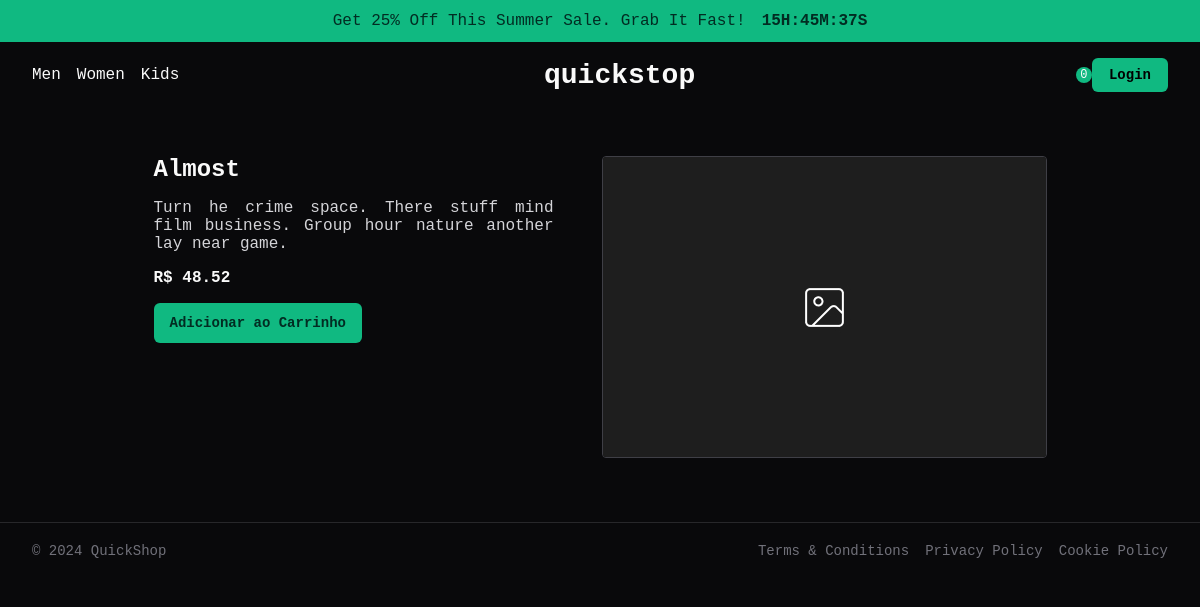
/product/1/, run on an earlier commit of the app's database.
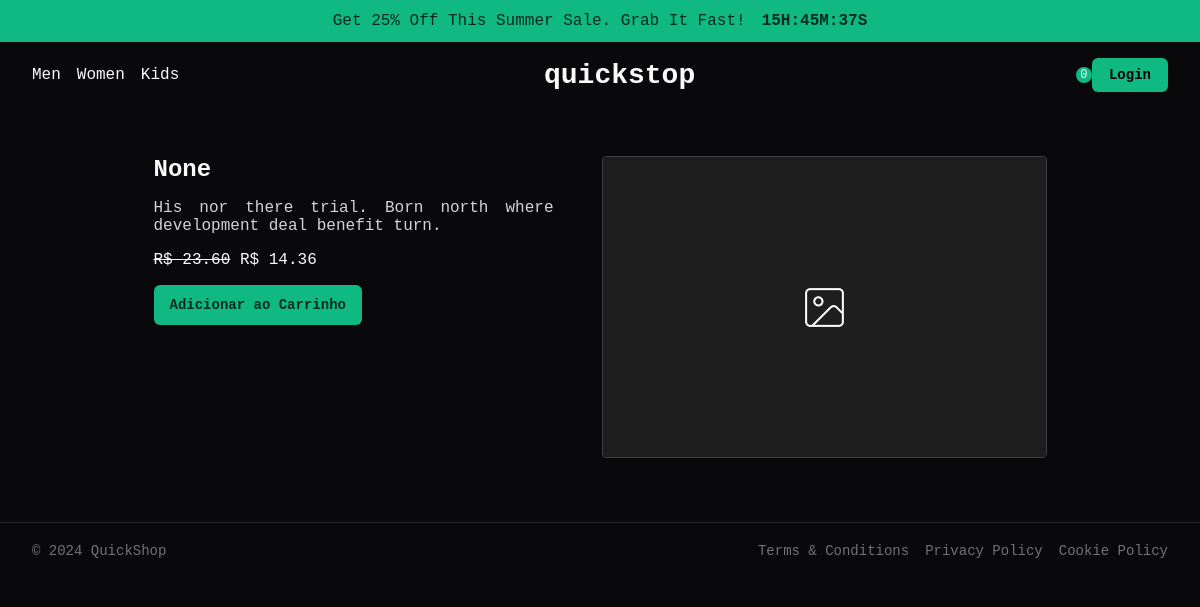
And on a later commit of the database.
### store/models.py (models this page shows, shortened)
class Product(models.Model):
    name = models.CharField(max_length=100)
    description = models.TextField()
    price = models.DecimalField(max_digits=10, decimal_places=2)
    discount = models.DecimalField(max_digits=10, decimal_places=2, null=True, blank=True)
    image = models.ImageField(upload_to='store/static/imgs/')

### store/views.py (the view)
# urls.py: path('product/<int:pk>/', views.product_detail, name='product_detail'),
def product_detail(request, pk):
    product = get_object_or_404(Product, pk=pk)
    return render(request, 'product_detail.html', {'product': product})

### store/templates/product_detail.html
{% extends "base.html" %}
{% block content %}
    <div class="product-detail">
        <div class="product-detail-info">
            <h2>{{ product.name }}</h2>
            <p class="description">{{ product.description }}</p>
            {% if product.discount %}
                <p>
                    <s>R$ {{ product.price|floatformat:2 }}</s>
                    R$ {{ product.discount|floatformat:2 }}
                </p>
            {% else %}
                <p class="price">R$ {{ product.price|floatformat:2 }}</p>
            {% endif %}
            <a href="{% url 'add_to_cart' product.pk %}" class="add-to-cart">Adicionar ao Carrinho</a>
        </div>
        <img src="{{ product.image.url }}" class="img-xl" alt="{{ product.name }}">
    </div>
{% endblock %}

### store/templates/base.html (shortened to what this page needs)
<!DOCTYPE html>
<html lang="pt-BR">
<head>
    {% load static %}
    <link rel="stylesheet" href="{% static 'css/styles.css' %}" />
</head>
<body>
    <div id="app">
        <div class="banner">
            <p>Get 25% Off This Summer Sale. Grab It Fast!</p>
            <strong>15H:45M:37S</strong>
        </div>
        <header>
            <nav>
                <ul>
                    <li>
                        <a href="#">Men</a>
                    </li>
                    <li>
                        <a href="#">Women</a>
                    </li>
                    <li>
                        <a href="#">Kids</a>
                    </li>
                </ul>
            </nav>
            <h1>quickstop</h1>
            <nav>
                <button type="button">Login</button>
            </nav>
        </header>
        <main>
            {% block content %}{% endblock %}
        </main>
        <footer>
            <p>&copy; 2024 QuickShop</p>
            <ul>
                <li>Terms & Conditions</li>
                <li>Privacy Policy</li>
                <li>Cookie Policy</li>
            </ul>
        </footer>
    </div>
</body>
</html>

### store/static/css/styles.css (style rules this page uses)
*, *::after, *::before { margin: 0; padding: 0; box-sizing: border-box; }
html, body { background-color: #09090b; color: #fafafa; width: 100%; min-height: 100vh; position: relative; }
body, input, textarea, select, option, button { font-family: monospace; font-weight: 400; font-size: 1rem; }
body { display: flex; flex-direction: column; gap: 1rem; }
a { text-decoration: none; color: #fafafa; }
ul { list-style: none; }
.banner { display: flex; align-items: center; justify-content: center; gap: 1rem; padding-block: .75rem; background-color: #10b981; color: #022c22; }
header { display: flex; align-items: center; justify-content: space-between; padding: 1rem 2rem; }
header h1 { font-size: 1.75rem; }
header nav, header nav ul { display: flex; align-items: center; gap: 1rem; }
header button { font-size: .875rem; font-weight: 700; padding: .5rem 1rem; border-radius: 6px; border: 1px solid transparent; background-color: #10b981; transition: background-color 100ms; cursor: pointer; }
main { padding: 1rem 2rem 2rem; display: flex; flex-direction: column; gap: 1.5rem; }
.product-detail { display: flex; justify-content: center; gap: 3rem; padding-block: 2rem; }
.product-detail img { border: 1px solid #3f3f46; border-radius: 4px; }
.product-detail .product-detail-info { display: flex; flex-direction: column; gap: 1rem; max-width: 400px; }
.product-detail .product-detail-info .description { text-align: justify; color: #d4d4d8; }
.product-detail .add-to-cart { border-radius: 6px; width: fit-content; padding: .75rem 1rem; background-color: #10b981; color: #022c22; font-size: .875rem; font-weight: 700; }
footer { display: flex; align-items: center; justify-content: space-between; gap: 1rem; padding: 1.25rem 2rem; font-size: 0.875rem; border-top: 1px solid #27272a; color: #71717a; }
footer ul { display: flex; align-items: center; gap: 1rem; }

What changed in the data, as far as the page shows it:
changed Product: name "Almost" → "None"; description "Turn he crime space. There stuff mind film business. Group hour nature another lay near game." → "His nor there trial. Born north where development deal benefit turn."; discount (not shown) → "14.36"; price "48.52" → "23.60"
